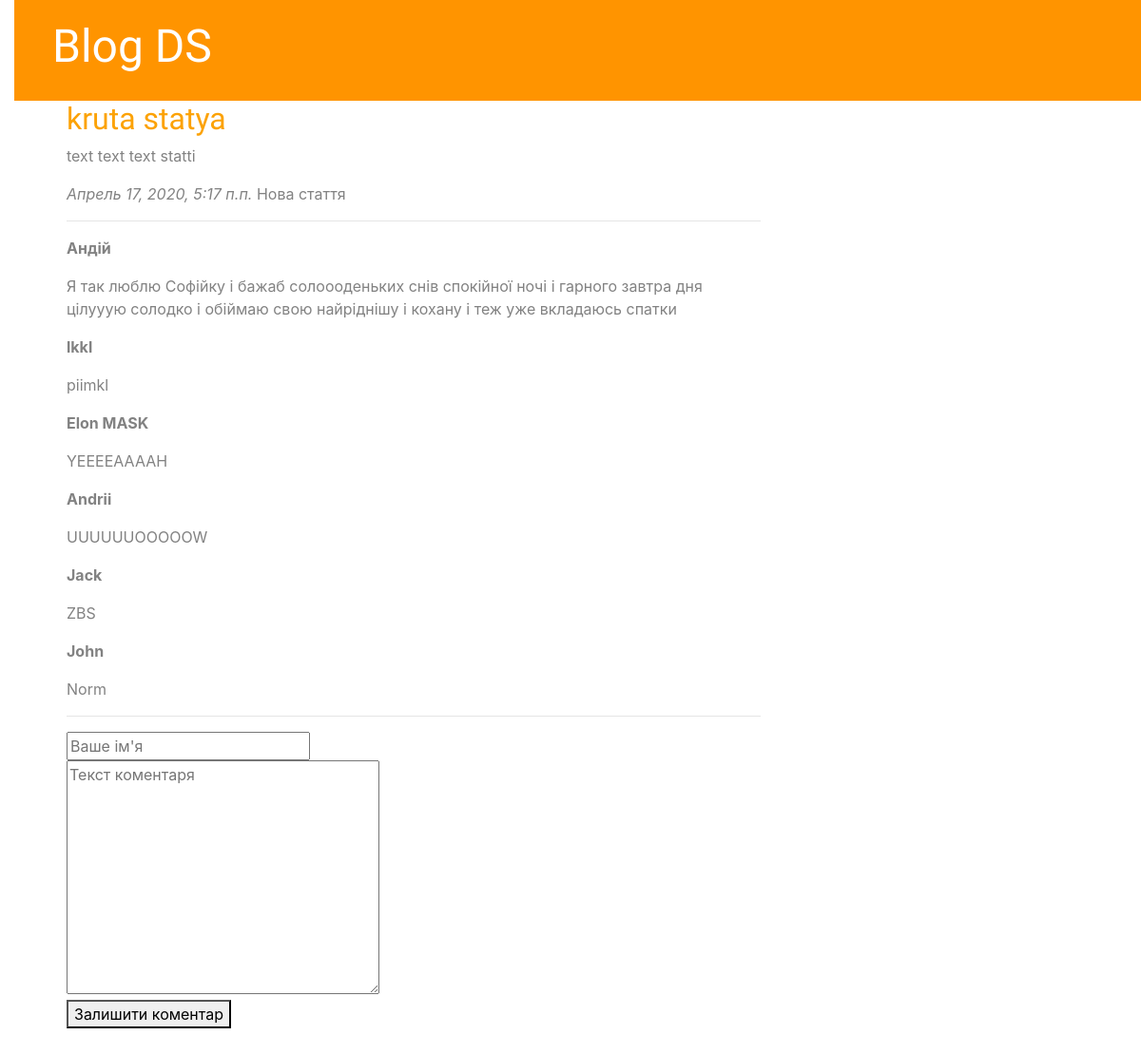
The app's page /articles/1/, older data.
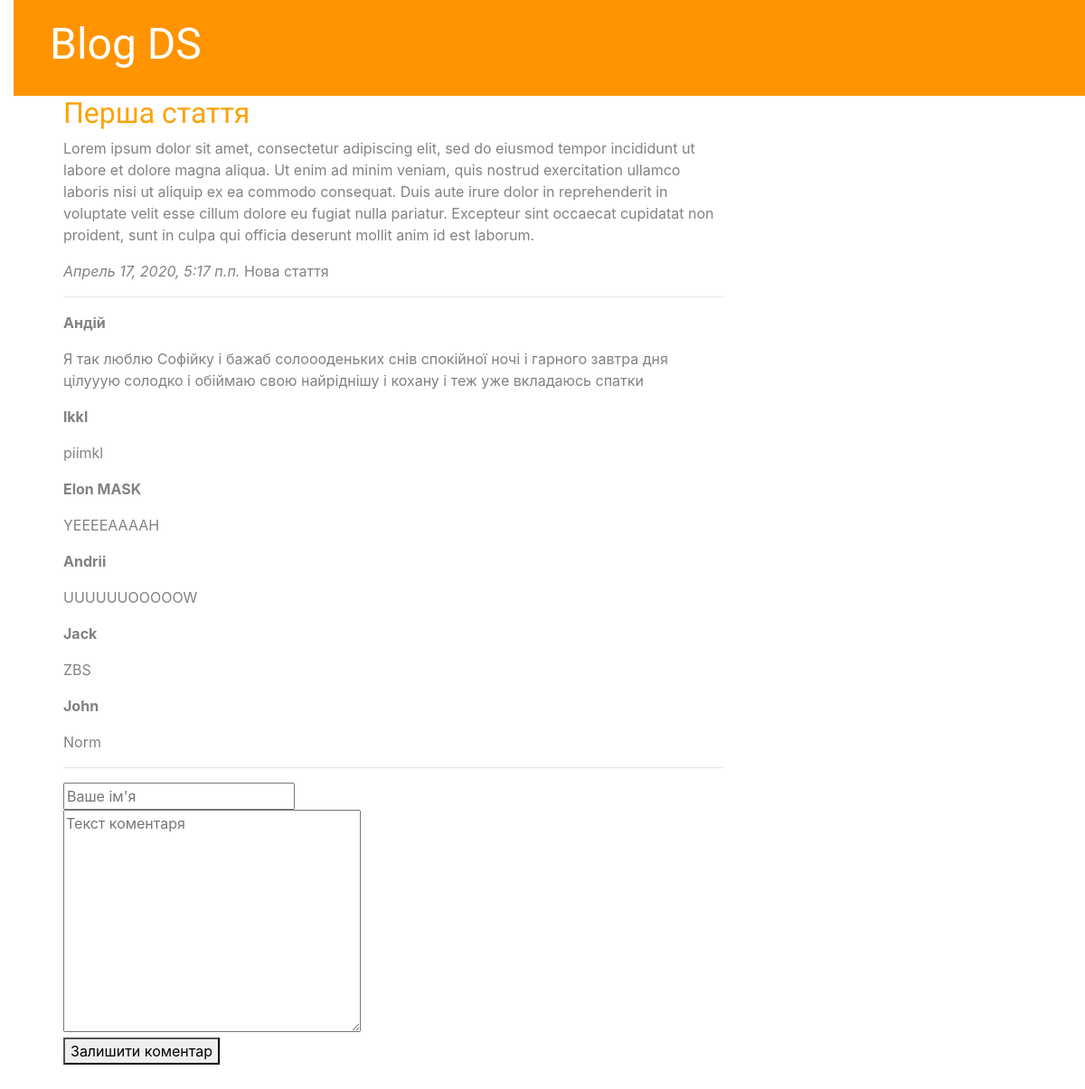
The same page, newer data.
### site1/apps/articles/models.py (models this page shows, shortened)
class Article(models.Model):
	article_title = models.CharField("Назва статті", max_length = 200)
	article_text = models.TextField("Текст статті" )
	pub_date = models.DateTimeField('Дата публікації')
	def was_published_recently(self):
		return self.pub_date >= (timezone.now() - datetime.timedelta(days = 7))
	class Meta:
		verbose_name = 'Стаття'
		verbose_name_plural = 'Статті'

class Comment(models.Model):
	article = models.ForeignKey(Article, on_delete = models.CASCADE)
	author_name = models.CharField("ім'я автора", max_length = 50)
	comment_text = models.CharField('текст коментаря', max_length = 200)
	class Meta:
		verbose_name = 'Коментар'
		verbose_name_plural = 'Коментарі'

### site1/apps/articles/views.py (the view)
# urls.py: path('<int:article_id>/', views.detail, name = "detail"),
def detail(request, article_id):
	try:
		a = Article.objects.get( id = article_id )
	except:
		raise Http404("Статтю не знайдено!")
	latest_comment_list = a.comment_set.order_by('-id')[:10]
	return render(request, 'articles/detail.html', {'article': a, 'latest_comment_list': latest_comment_list})

### site1/templates/articles/detail.html (shortened to what this page needs)
{% extends 'base.html' %}
{% block content %}
<h2>{{article.article_title}}</h2>
<p>{{article.article_text}}</p>
<em>{{article.pub_date}}</em>
{% if article.was_published_recently %}
Нова стаття
{% endif %}
<hr>
{% if latest_comment_list %}
	{% for c in latest_comment_list %}
		<p>
			<strong>{{c.author_name}}</strong>
			<p>{{c.comment_text}}</p>
		</p>
	{% endfor %}
{% else %}
Коментарів немає!
{% endif %}
<hr>
<form action="{% url 'articles:leave_comment' article.id %}" method="POST">
	<input type="text" required placeholder ="Ваше ім'я" name="name"><br>
	<textarea name="text" required="" placeholder="Текст коментаря" cols="30" rows="10"></textarea><br>
	<button type="submit">Залишити коментар</button>
</form>
{% endblock %}

### site1/templates/base.html (shortened to what this page needs)
{% load static %}
<!DOCTYPE html>
<html lang="ru">
<head>
	<link rel="stylesheet" href="https://stackpath.bootstrapcdn.com/bootstrap/4.4.1/css/bootstrap.min.css">
	<link rel="stylesheet" href="{% static 'css/blog.css' %}">
	<div class="page-header"><title>{% block title %}Blog DS{% endblock %}</title></div>
</head>
<body>
	<div class="page-header">
    <h1><a href="/">Blog DS</a></h1>
</div>
<div class="content container">
    <div class="row">
        <div class="col-md-8">
                <div class="post">
                    <div class="date">
	{% block content %} {% endblock %}
</div>
</div>
</div>
</div>
</div>
</body>
</html>

### site1/apps/articles/static/css/blog.css (style rules this page uses)
h1 { color: #FCA205; font-family: 'Lobster'; }
h2 { color: #FCA205; font-family: 'Lobster'; }
body { padding-left: 15px; }
.page-header { background-color: #ff9400; margin-top: 0; padding: 0px 20px 20px 40px; }
.page-header h1, .page-header h1 a, .page-header h1 a:visited, .page-header h1 a:active { color: #ffffff; font-size: 36pt; text-decoration: none; }
.content { margin-left: 40px; }
h1, h2, h3, h4 { font-family: 'Lobster', cursive; }
.date { color: #828282; }
.post { margin-bottom: 70px; }

Row changes from the older to the newer data that the page shows:
changed Article: article_title "kruta statya" → "Перша стаття"; article_text "text text text statti" → "Lorem ipsum dolor sit amet, consectetur adipiscing elit, sed do eiusmod tempor incididunt ut labore et dolore magna aliqua. Ut enim ad minim veniam, quis nostrud exercitation ullamco laboris nisi ut aliquip ex ea commodo consequat. Duis aute irure dolor in reprehenderit in voluptate velit esse cillum dolore eu fugiat nulla pariatur. Excepteur sint occaecat cupidatat non proident, sunt in culpa qui officia deserunt mollit anim id est laborum."
